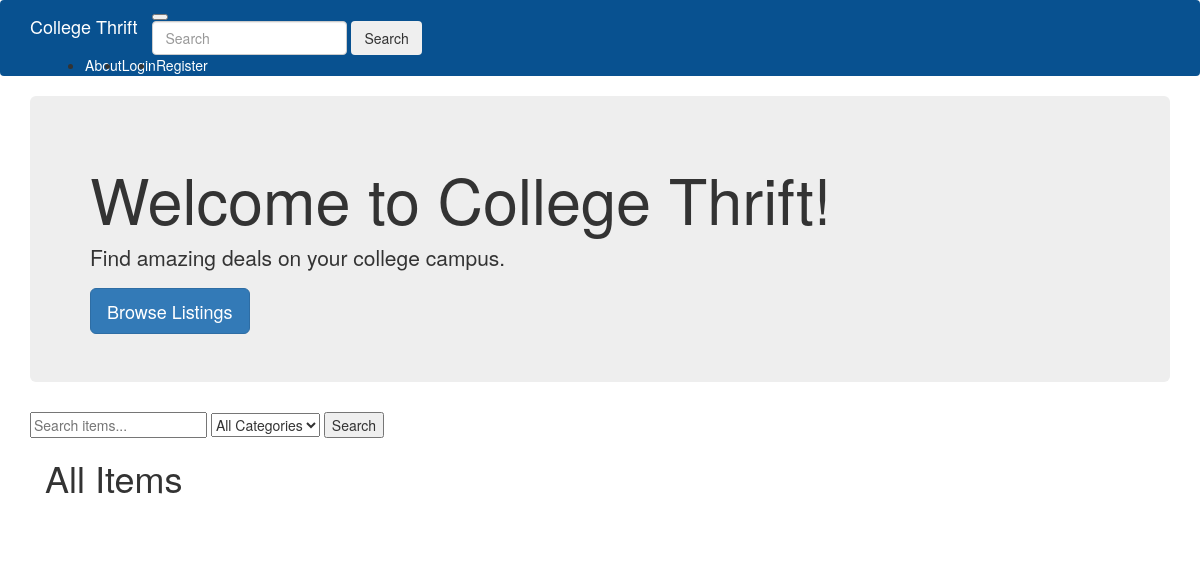
The app's page /browse, older data.
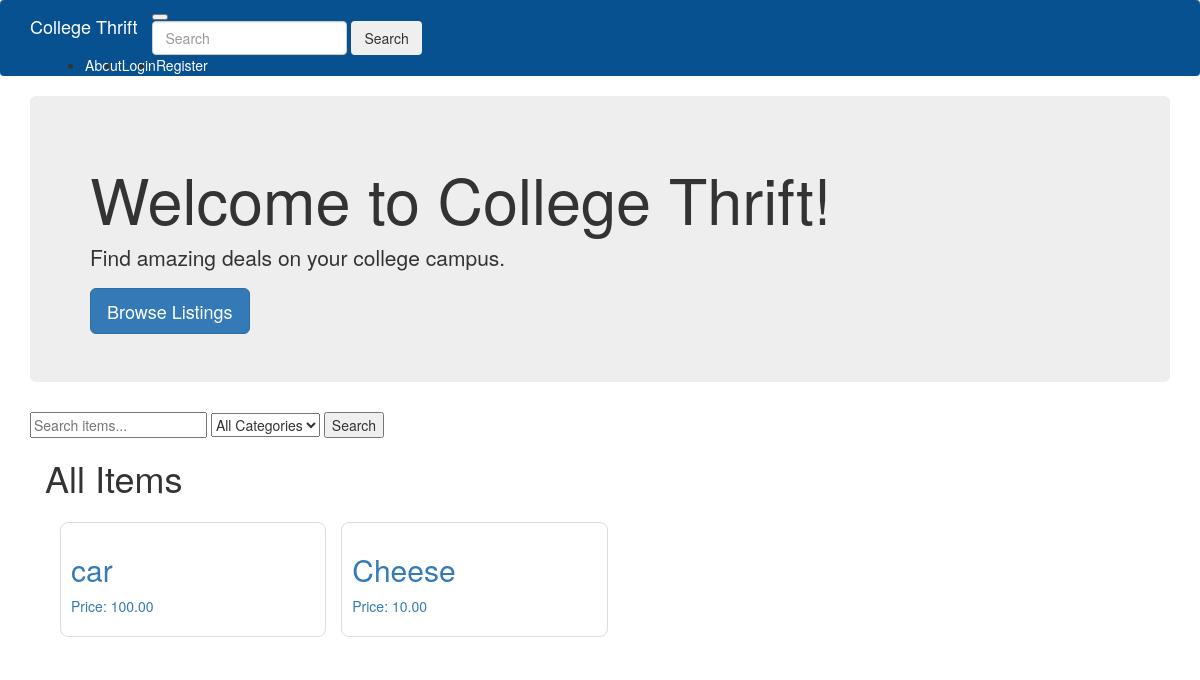
The same page, newer data.
### app/models.py (models this page shows, shortened)
class Post(db.Model):
    id = db.Column(db.Integer, primary_key=True)
    title = db.Column(db.String(100))
    description = db.Column(db.Text)
    price = db.Column(db.Numeric(10, 2))
    category_id = db.Column(db.Integer, db.ForeignKey('category.id'))
    category = db.relationship('Category', backref=db.backref('posts', lazy=True))
    image = db.Column(db.String(256))  # Assuming image paths are stored as strings
    created_at = db.Column(db.DateTime(timezone=True), server_default=func.now())
    updated_at = db.Column(db.DateTime(timezone=True), onupdate=func.now())
    user_id = db.Column(db.Integer, db.ForeignKey('user.id'))

### app/routes.py (the view, shortened to what this page needs)
@app.route('/browse')
def browse():
    query = request.args.get('query', '')
    category_id = request.args.get('category', None)
    category_name = None  # Initialize category_name
    items = Post.query
    if category_id:
        category = Category.query.get(category_id)  # Get the category object
        if category:  # If a category is found
            category_name = category.name  # Set category_name
            items = items.filter_by(category_id=category.id)  # Filter items by category
    items = items.all()
    categories = Category.query.all()
    return render_template('browse.html', items=items, categories=categories, query=query, category_id=category_id, category_name=category_name)

### app/templates/browse.html (shortened to what this page needs)
{% extends "base.html" %}
{% block app_content %}
<form method="get" action="{{ url_for('browse') }}">
    <input name="query" type="text" value="{{ query }}" placeholder="Search items...">
    <select name="category">
        <option value="">All Categories</option>
    </select>
    <button type="submit">Search</button>
</form>
<div class="container">
    {% if category_name %}
        <h1>Items in Category: {{ category_name }}</h1>
    {% else %}
        <h1>All Items</h1>
    {% endif %}
    <div class="grid">
        {% for item in items %}
            <div class="grid-item">
                <a href="{{ url_for('post_detail', post_id=item.id) }}">
                    <div class="content">
                        <h2>{{ item.title }}</h2>
                        <p>Price: {{ item.price }}</p>
                    </div>
                </a>
            </div>
        {% endfor %}
    </div>
</div>
{% endblock %}

Row changes from the older to the newer data that the page shows:
added Post: title "car", price "100.00"
added Post: title "Cheese", price "10.00"
